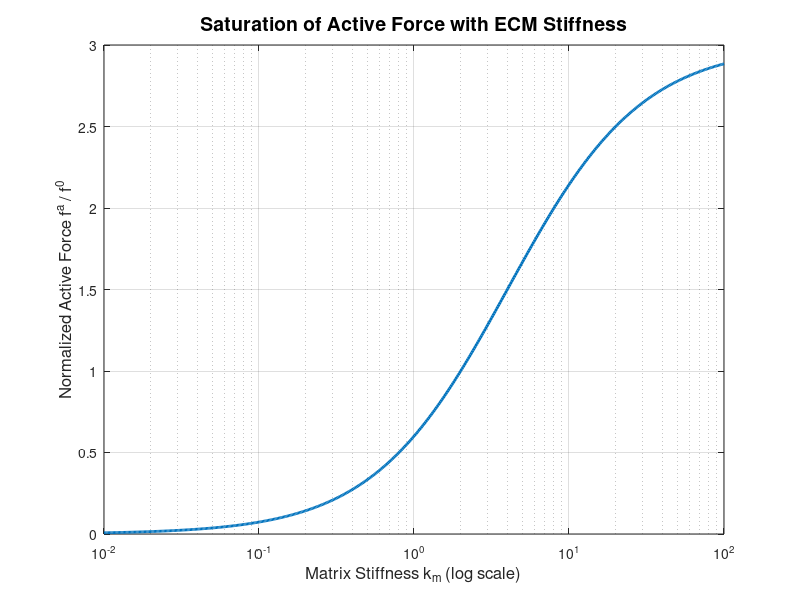

MATLAB code to generate this figure: (Note: this script raises an error after producing the figure.)
% Parameters
alpha = 3;         % cell polarizability
kc = 1;            % cell stiffness (arbitrary units)
ktilde_c = (1 + alpha) * kc;

% Range of ECM stiffness (km)
km = logspace(-2, 2, 500); % from 0.01 to 100 (log scale)

% Compute fa/f0
fa_over_f0 = alpha .* km ./ (ktilde_c + km);

% Plotting
figure;
plot(km, fa_over_f0, 'LineWidth', 2);
set(gca, 'XScale', 'log');
xlabel('Matrix Stiffness k_m (log scale)', 'FontSize', 12);
ylabel('Normalized Active Force f^a / f^0', 'FontSize', 12);
title('Saturation of Active Force with ECM Stiffness', 'FontSize', 14);
grid on;
hold on;
yline(alpha, '--r', ['Saturation level (\alpha = ', num2str(alpha), ')']);
legend('f^a/f^0', 'Location', 'southeast');
hold off;
